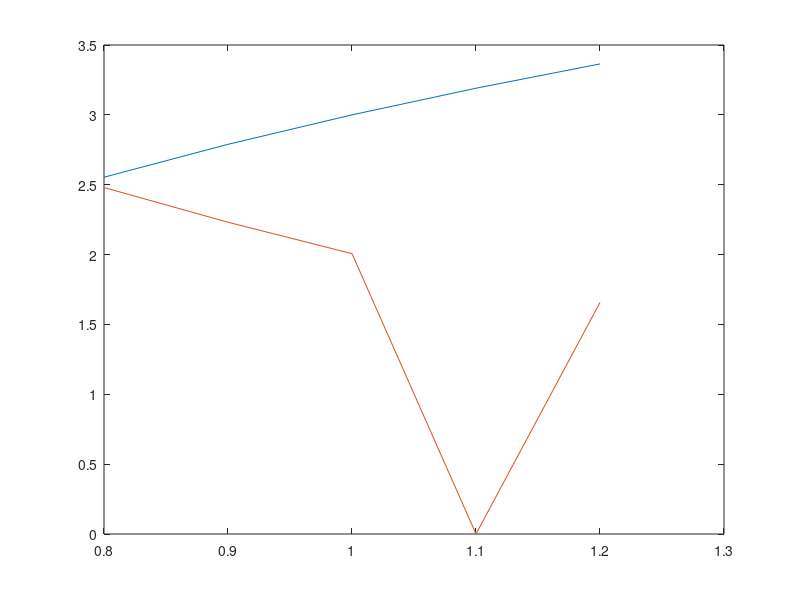

Write MATLAB code to recreate this figure.
function DerivadaPri_00
  clc
  clear
  %BLOQUE DE DATOS
  disp('Ingrese el Paso')
  h=0.1
  disp('Valores de X')
  x=[ 0.8 0.9 1 1.1 1.2]
  disp('Valores de Y')
  y=[2.5537129 2.78927897 3 3.19062036 3.36464311 ]
  n=length(x);
  dy(1)=-3*y(1)+4*y(2)-y(3);
  dy(n)= 3*y(n)-4*y(n-1)+y(n-2);
  for i=2:n-2
    dy(i)=y(i+1)-y(i-1);
  end
  dy=dy*1/(2*h);
  plot(x,y)
  hold on
  plot(x,dy)
end
